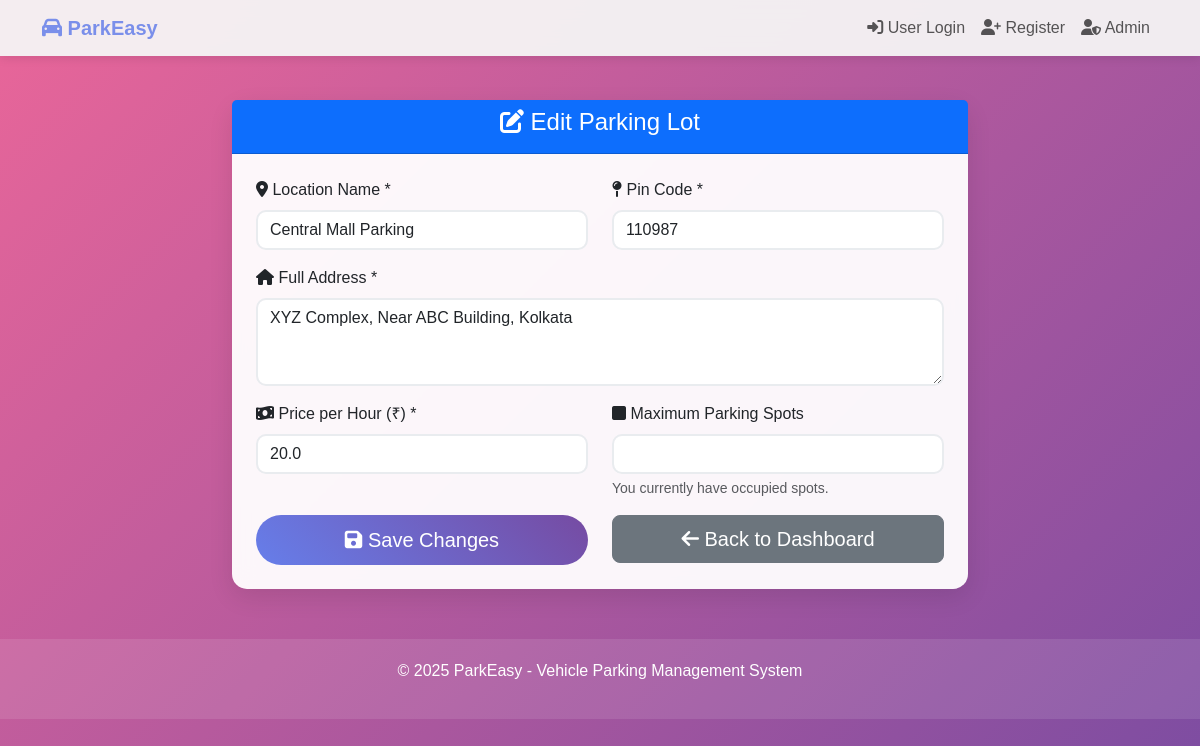
Screenshot of /edit_lot/1 with the database file from the repository.
### models.py (models this page shows, shortened)
class ParkingLot(db.Model):
    __tablename__ = 'parking_lots'
    id = db.Column(db.Integer, primary_key=True)
    prime_location_name = db.Column(db.String(100), nullable=False)
    address = db.Column(db.Text, nullable=False)
    pin_code = db.Column(db.String(10), nullable=False)
    price_per_hour = db.Column(db.Float, nullable=False)
    maximum_number_of_spots = db.Column(db.Integer, nullable=False)
    created_at = db.Column(db.DateTime, default=datetime.now)
    parking_spots = db.relationship('ParkingSpot', backref='parking_lot', lazy=True, cascade='all, delete-orphan')
    def occupied_spots_count(self):
        return len([spot for spot in self.parking_spots if spot.status == 'O'])

### app.py (the view, shortened to what this page needs)
@app.route('/edit_lot/<int:lot_id>', methods=['GET', 'POST'])
def edit_lot(lot_id):
    lot = ParkingLot.query.get_or_404(lot_id)
    occupied_spots = lot.occupied_spots_count()
    return render_template('edit_lot.html', lot=lot, occupied_spots=occupied_spots)

### templates/edit_lot.html (shortened to what this page needs)
{% extends "base.html" %}
{% block content %}
<div class="row justify-content-center">
    <div class="col-lg-8">
        <div class="card">
            <div class="card-header bg-primary text-white text-center">
                <h4><i class="fas fa-edit"></i> Edit Parking Lot</h4>
            </div>
            <div class="card-body p-4">
                <form method="POST">
                    <div class="row">
                        <div class="col-md-6 mb-3">
                            <label for="location_name" class="form-label">
                                <i class="fas fa-map-marker-alt"></i> Location Name *
                            </label>
                            <input type="text" class="form-control" id="location_name" name="location_name"
                                   value="{{ lot.prime_location_name }}" required>
                        </div>
                        <div class="col-md-6 mb-3">
                            <label for="pin_code" class="form-label">
                                <i class="fas fa-map-pin"></i> Pin Code *
                            </label>
                            <input type="text" class="form-control" id="pin_code" name="pin_code"
                                   pattern="[0-9]{6}" value="{{ lot.pin_code }}" required>
                        </div>
                    </div>
                    <div class="mb-3">
                        <label for="address" class="form-label">
                            <i class="fas fa-home"></i> Full Address *
                        </label>
                        <textarea class="form-control" id="address" name="address" rows="3" required>{{ lot.address }}</textarea>
                    </div>
                    <div class="row">
                        <div class="col-md-6 mb-3">
                            <label for="price_per_hour" class="form-label">
                                <i class="fas fa-money-bill-wave"></i> Price per Hour (₹) *
                            </label>
                            <input type="number" class="form-control" id="price_per_hour" name="price_per_hour"
                                   min="1" step="0.01" value="{{ lot.price_per_hour }}" required>
                        </div>
                        <div class="col-md-6 mb-3">
                            <label for="max_spots" class="form-label">
                                <i class="fas fa-square"></i> Maximum Parking Spots
                            </label>
                            <input type="number" class="form-control" id="max_spots" name="max_spots"
                                   min="{{ lot.maximum_number_of_spots }}" max="1000" value="{{ lot.max_spots }}" required>
                            <div class="form-text">
                                You currently have {{ lot.occupied_spots }} occupied spots.
                            </div>
                        </div>
                    </div>
                    <div class="row">
                        <div class="col-md-6">
                            <button type="submit" class="btn btn-primary btn-lg w-100">
                                <i class="fas fa-save"></i> Save Changes
                            </button>
                        </div>
                        <div class="col-md-6">
                            <a href="{{ url_for('admin_dashboard') }}" class="btn btn-secondary btn-lg w-100">
                                <i class="fas fa-arrow-left"></i> Back to Dashboard
                            </a>
                        </div>
                    </div>
                </form>
            </div>
        </div>
    </div>
</div>
{% endblock %}

### templates/base.html (style rules this page uses)
body { background: linear-gradient(135deg, #ea6699 0%, #764ba2 100%); min-height: 100vh; font-family: 'Arial', sans-serif; }
.card { background: rgba(255, 255, 255, 0.95); backdrop-filter: blur(10px); border: none; border-radius: 15px; box-shadow: 0 8px 25px rgba(0,0,0,0.1); }
.btn-primary { background: linear-gradient(45deg, #667eea, #764ba2); border: none; border-radius: 25px; padding: 10px 25px; font-weight: 500; transition: all 0.3s ease; }
.form-control { border-radius: 10px; border: 2px solid #e9ecef; transition: all 0.3s ease; }

### rows the page displays
ParkingLot: location_name "Central Mall Parking", pin_code "110987", address "XYZ Complex, Near ABC Building, Kolkata", price_per_hour "20.0"
